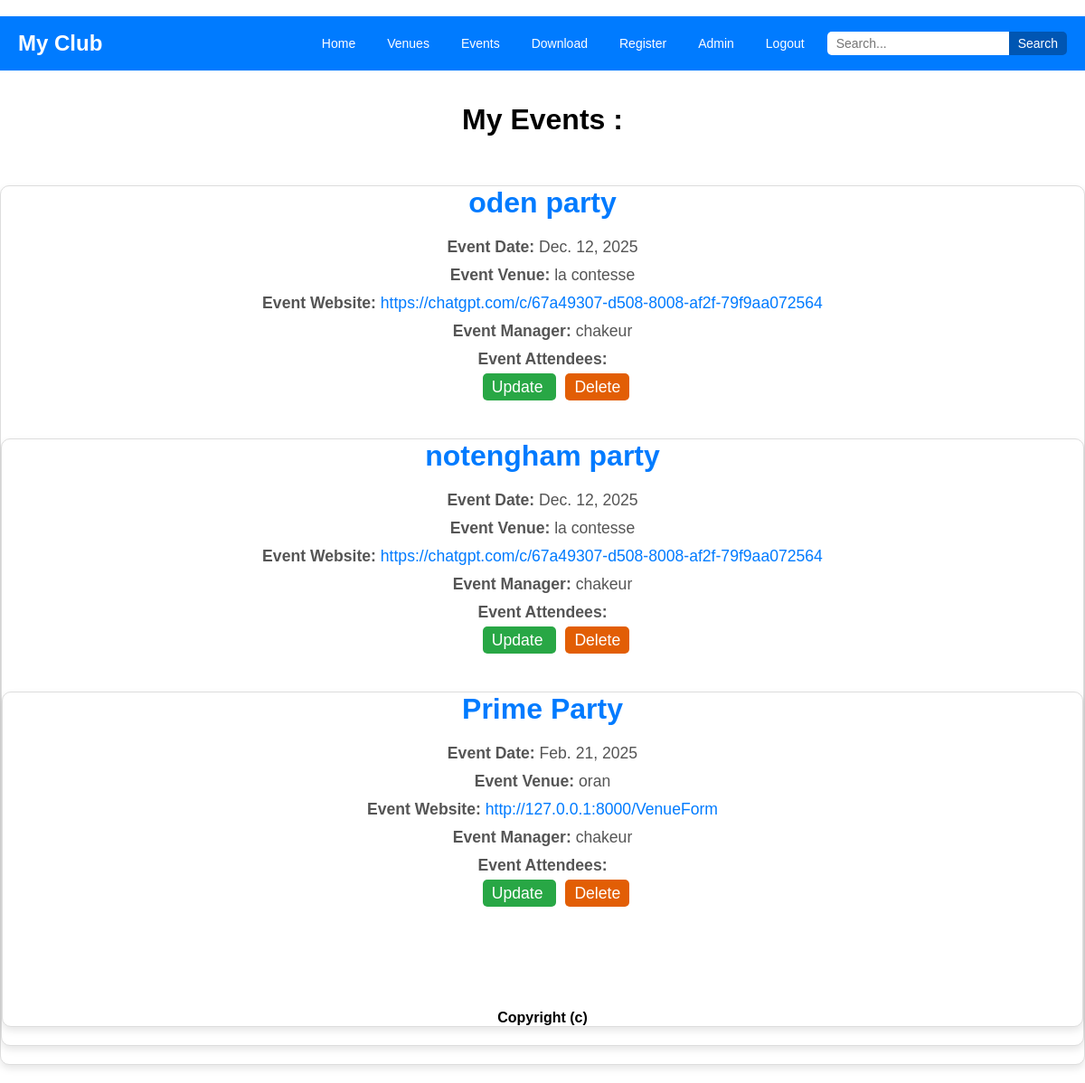
Page /myEvent (signed in) on the earlier database version.
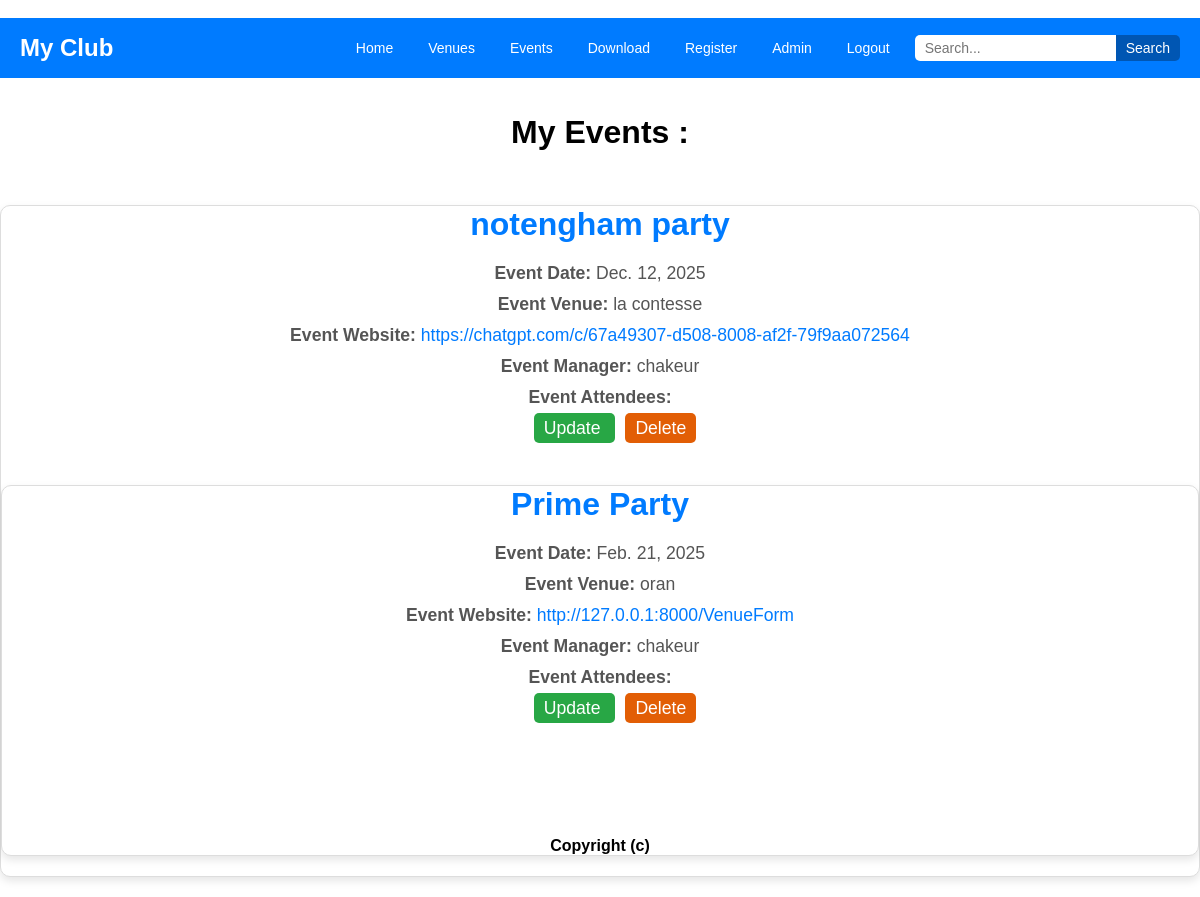
Same page on the later database version.
### event/models.py (models this page shows, shortened)
class Event(models.Model):
    name = models.CharField('event name' , max_length=100 , null= False)
    date = models.DateField('event date')
    venue = models.ForeignKey(Venue ,null=True , on_delete=models.CASCADE )
    manager = models.ForeignKey(User, null=True , on_delete= models.SET_NULL)
    description = models.TextField('description' , null= True)
    attendees = models.ManyToManyField(MyUser)
    approved = models.BooleanField('approved' , default=False)

class Venue(models.Model):
    name= models.CharField('name of venue' , max_length=100 , null=False)
    address= models.CharField('address' , max_length=100 , null=False)
    zip_code = models.CharField('zip' , max_length=10)
    phone= models.CharField('phone number' , max_length=15 , blank=True)
    web= models.URLField('website url' , blank= True)
    email = models.EmailField('email' , blank=True)
    owner = models.IntegerField('Venue Owner' , blank= False , default=1)
    image = models.ImageField(null= True , blank=True , upload_to='images/')
    def __str__(self):
        return self.name

### event/views.py (the view)
# urls.py: path('myEvent' , views.myEvent , name='myEvent'),
def myEvent(request):
    if request.user.is_authenticated:
        me = request.user.id
        events = Event.objects.filter(manager= me)
        return render(request, 'event/myEvent.html', {"events": events})
    else:
        messages.error(request, 'You are not authorized')
        return redirect('home')

### event/templates/event/myEvent.html (shortened to what this page needs)
<!doctype html>
<html lang="en">
<head>
</head>
<center>
<body>
    <br>
    {% include 'navbar.html'%}
    {% block content%}
    <br><br><h1>My Events : </h1><br><br><br>
    {% for event in events %}
    <div class="event-card mb-5 p-4 border rounded shadow-sm" style="background-color: #fff; border: 1px solid #ddd; border-radius: 10px; box-shadow: 0 4px 8px rgba(0, 0, 0, 0.1); margin-bottom: 20px;">
        <h2 class="event-name text-primary mb-4" style="font-size: 2em; color: #007BFF; margin-bottom: 20px;">
            <strong>{{ event.name }}</strong>
        </h2>
        <ul class="list-unstyled" style="list-style: none; padding: 0;">
            <li style="font-size: 1.1em; color: #555; margin-bottom: 10px;">
                <strong>Event Date:</strong> {{ event.date }}
            </li>
            <li style="font-size: 1.1em; color: #555; margin-bottom: 10px;">
                <strong>Event Venue:</strong> {{ event.venue }}
            </li>
            <li style="font-size: 1.1em; color: #555; margin-bottom: 10px;">
                <strong>Event Website:</strong> <a href="{{ event.venue.web }}" style="color: #007BFF; text-decoration: none;">{{ event.venue.web }}</a>
            </li>
            <li style="font-size: 1.1em; color: #555; margin-bottom: 10px;">
                <strong>Event Manager:</strong> {{ event.manager }}
            </li>
            <li style="font-size: 1.1em; color: #555; margin-bottom: 10px;">
                <strong>Event Attendees:</strong>
                <ul style="list-style: none; padding-left: 20px; margin-top: 10px;">
                    {% if user.is_authenticated %}
                        {% if user == event.manager %}
                            <a href="{% url 'update_event' event.id %}" style="font-size: 1em; color: #fff; background-color: #28a745; text-decoration: none; padding: 5px 10px; border-radius: 5px; margin-left: 10px; transition: background-color 0.3s ease;">
                                Update
                            </a>
                            <a href="{% url 'delete_event' event.id %}" style="font-size: 1em; color: #fff; background-color: #e25e05; text-decoration: none; padding: 5px 10px; border-radius: 5px; margin-left: 10px; transition: background-color 0.3s ease;">
                                Delete
                            </a>
                        {% endif %}
                </ul>
                {% endif %}
            </li>
        </ul>
        <br><br>
    {% endfor %}
    {% endblock %}
<center>
    <br><br><br><br>
    <strong>Copyright (c) {{year}}</strong>
</center>
</center>
</body>
</html>

### event/templates/navbar.html (shortened to what this page needs)
<!DOCTYPE html>
<html lang="en">
<head>
</head>
<body>
    <nav class="navbar">
        <div class="website-name">
            My Club
        </div>
        <div class="nav-links">
            <a href="/" class="nav-item">Home</a>
            <div class="dropdown">
                <a href="#" class="nav-item">Venues</a>
            </div>
            <div class="dropdown">
                <a href="#" class="nav-item">Events</a>
            </div>
            <a href="/download_venues" class="nav-item">Download</a>
            <a href="{% url 'register_user' %}" class="nav-item">Register</a>
            {% if user.is_authenticated %}
                {% if user.is_superuser %}
                    <a href="/admin_approval" class="nav-item">Admin</a>
                {% endif %}
                <a href="{% url 'logout_user' %}" class="nav-item">Logout</a>
            {% else %}
                <a href="{% url 'login_user' %}" class="nav-item">Login</a>
            {% endif %}
            <form method="post" action="{% url 'search_venue' %}">
                <div class="search-bar">
                    <input type="text" name="searched" placeholder="Search..." />
                    <button type="submit">Search</button>
                </div>
            </form>
        </div>
    </nav>
</body>
</html>

### event/templates/navbar.html (style rules this page uses)
* { margin: 0; padding: 0; box-sizing: border-box; }
body { font-family: Arial, sans-serif; }
.navbar { display: flex; justify-content: space-between; align-items: center; background-color: #007BFF; height: 60px; padding: 0 20px; }
.nav-item { padding: 5px 10px; color: white; text-decoration: none; font-size: 14px; position: relative; }
.website-name { font-size: 1.5em; color: #fff; font-weight: bold; }
.nav-links { display: flex; gap: 15px; align-items: center; }
.search-bar { display: flex; align-items: center; }
.search-bar input[type="text"] { padding: 5px 10px; border: none; border-radius: 5px 0 0 5px; font-size: 14px; outline: none; }
.search-bar button { padding: 5px 10px; border: none; background-color: #0056b3; color: white; border-radius: 0 5px 5px 0; cursor: pointer; font-size: 14px; }
.dropdown { position: relative; }

Differences in the rows shown:
removed Event: name "oden party", date "Dec. 12, 2025", venue "la contesse", venue.web "https://chatgpt.com/c/67a49307-d508-8008-af2f-79f9aa072564", manager "chakeur", shows "Update"
